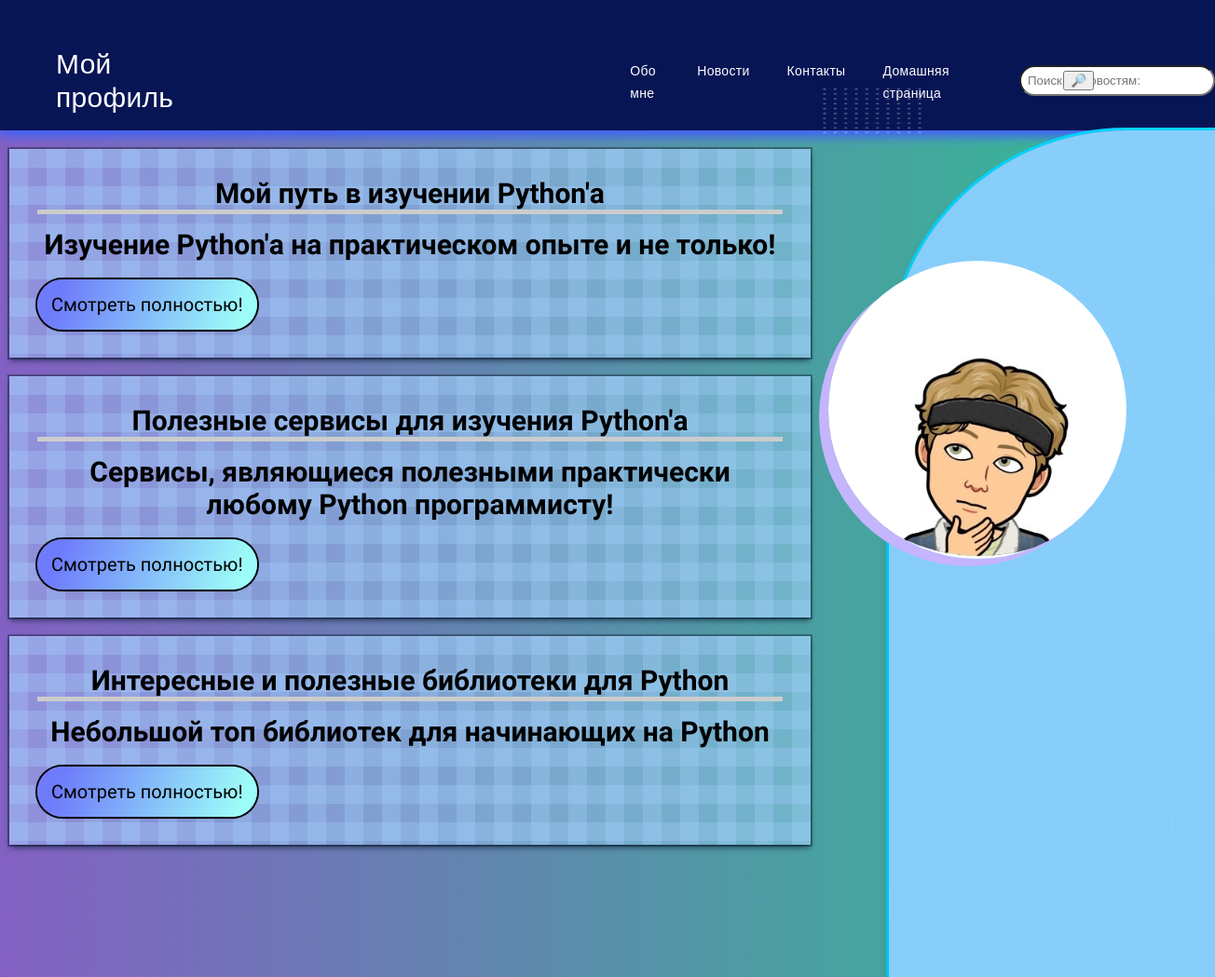
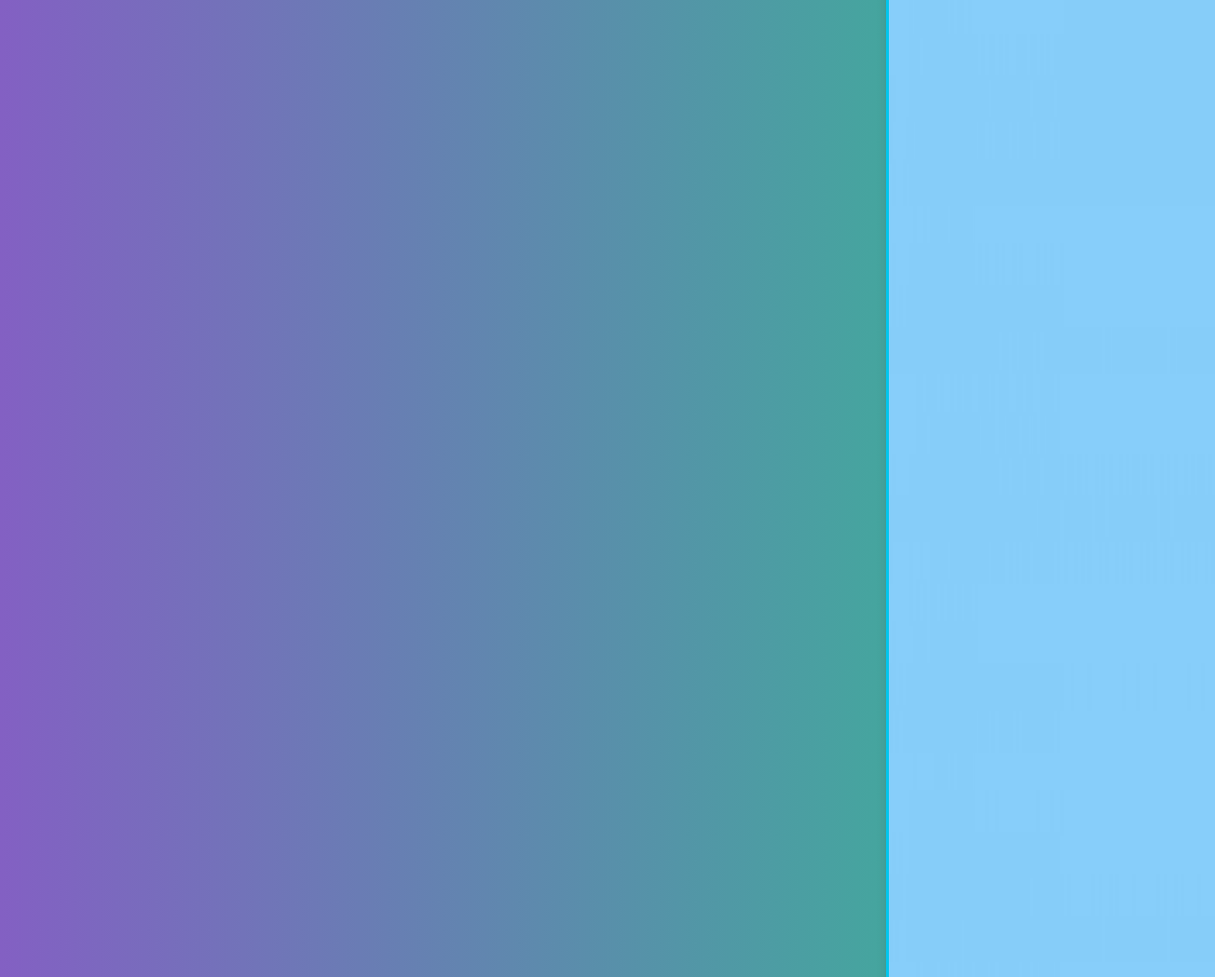
Page /news/ on the committed database (2 pictures, top to bottom).
### news/models.py (models this page shows, shortened)
class Article(models.Model):
    title = models.CharField('Название',max_length=100)
    anons = models.CharField('Анонс', max_length=150)
    text = models.TextField('Основной текст')
    date = models.DateTimeField('Дата публикации')
    photo = models.ImageField(upload_to='img')
    class Meta:
        verbose_name = 'Новость'
        verbose_name_plural = 'Новости'

### news/views.py (the view)
# urls.py: path('news/', include('news.urls')),
def news(request):
    search_query = request.GET.get('search', '')
    if search_query:
        news = Article.objects.filter(Q(title__icontains=search_query) | Q(anons__icontains=search_query))
    else:
       news = Article.objects.all()
    return render(request, 'news/news.html', {'news': news})

### news/templates/news/news.html (shortened to what this page needs)
{% load static %}
<!DOCTYPE html>
<html lang="en">
<head>
    <link rel="stylesheet" href="{% static 'main/css/news.css' %}">
</head>
<body>
<img class="jpg" src="{% static 'main/img/blue_background.jpg' %}">
<img class="i_am" src="{% static 'main/img/i_am_2.png' %}">
<img class="png_1" src="{% static 'main/img/Tik-tik.png' %}">
<header class="header">
    <div class="container">
        <div class="nav">
            <div class="logotip">
                <a class="logo" href="{% url 'about' %}">Мой профиль</a>
            </div>
        </div>
            <ul class="menu">
                <li>
                    <a href="{% url 'about' %}">Обо мне</a>
                </li>
                <li>
                    <a href="{% url 'news' %}">Новости</a>
                </li>
                <li>
                    <a href="{% url 'contacts' %}">Контакты</a>
                </li>
                <li>
                    <a href="{% url 'home' %}">Домашняя страница</a>
                </li>
            </ul>
             <form class="search" action="{% url 'news' %}" method="get">
                 <input class="search_input" name="search" type="search" placeholder="Поиск по новостям:">
                 <button class="button" type="submit">🔎</button>
             </form>
        </div>
</header>
<section class="section">
    {% if news %}
        {% for el in news %}
            <div class="basic_info">
                <div class="basic_title">
                    <h1>{{el.title}}</h1>
                </div>
                <div class="basic_anons">
                    <h2>{{el.anons}}</h2>
                </div>
                <a href="{% url 'news-detail' el.id %}" class="btn">Смотреть полностью!</a>
            </div>
        {% endfor %}
    {% else %}
    <div class="no_records">
        <h1>По вашему запросу ничего не найдено  ●︿●</h1>
    </div>
    {% endif %}
</section>
</body>
</html>

### main/static/main/css/news.css (style rules this page uses)
body { padding: 0; margin: 0; font-family: 'Inter', sans-serif; font-size: 20px; background-image: linear-gradient(to right, #8360c3, #2ebf91); color: #fff; }
.header { height: 140px; background: #071555; box-shadow: 10px -3.5px 10px 10px #4263f5; }
h1, h2, h3, h4, h5, h6 { margin: 0; }
ul, li { display: block; padding:0; margin:0; }
.container { max-width: 1536px; margin: 0 auto; display: flex; align-items:center; padding-top:50px; letter-spacing: 0.3px; }
.menu { display: flex; }
.menu li { list-style-type: none; margin-right: 40px; transition: all .15s ease; }
.menu li a { text-decoration: none; list-style-type: none; font-size: 14px; }
header a { color: #fff; }
.logotip { text-decoration:none; font-size:30px; margin-right:490px; margin-left:60px; transition: all .15s ease; }
.logo { text-decoration:none; }
.png_1 { width: 106px; height: 48px; position: absolute; right: 315px; margin-top:95px; }
.basic_info { color: black; background-color: rgba(165, 210, 255, .4); background-image: linear-gradient(90deg, rgba(165, 210, 255, .3) 50%, transparent 50%), linear-gradient(rgba(165, 210, 255, .3) 50%, transparent 50%); background-size: 40px 40px; width: 800px; box-shadow: rgba(6, 24, 44, 0.4) 0px 0px 0px 2px, rgba(6, 24, 44, 0.65) 0px 4px 6px -1px, rgba(255, 255, 255, 0.08) 0px 1px 0px inset; margin-top: 20px; margin-left: 10px; padding: 30px; font-family: 'Comfortaa', cursive; }
.btn { color: black; text-decoration: none; background-image: linear-gradient( 109.6deg, rgba(110,123,251,1) 11.2%, rgba(156,252,248,1) 91.1% ); border-radius: 30px; padding: 15px; transition: all .32s ease; display: inline-block; box-shadow: rgba(0, 0, 0, 0.16) 0px 1px 4px, black 0px 0px 0px 2px; }
.basic_title { text-align: center; box-shadow: 0px 5px 0px rgb(204, 204, 204); }
.basic_anons { text-align: center; margin-top: 20px; margin-bottom:20px; }
.search { text-align: right; margin-left: 30px; }
.search_input { padding: 7px; border-radius:20px; padding-right:22px; }
.button { position:absolute; right: 130px; margin-top: 6px; }
.jpg { position:absolute; border-radius:255px 0px 0px 0px; right:0px; margin-top: 140px; width: 350px; height: 115%; float:right; box-shadow: rgba(0, 0, 0, 0.16) 0px 10px 14px, rgb(0, 212, 255) 0px 0px 0px 3px; }
.i_am { position:absolute; right: 95px; width: 320px; height: 320px; margin-top: 280px; border-radius: 170px; box-shadow: -10px 8px 0px rgb(196 181 253); }

### rows in the picture
Article: title "Мой путь в изучении Python'а", anons "Изучение Python'а на практическом опыте и не только!"
Article: title "Полезные сервисы для изучения Python'а", anons "Сервисы, являющиеся полезными практически любому Python программисту!"
Article: title "Интересные и полезныe библиотеки для Python", anons "Небольшой топ библиотек для начинающих на Python"
